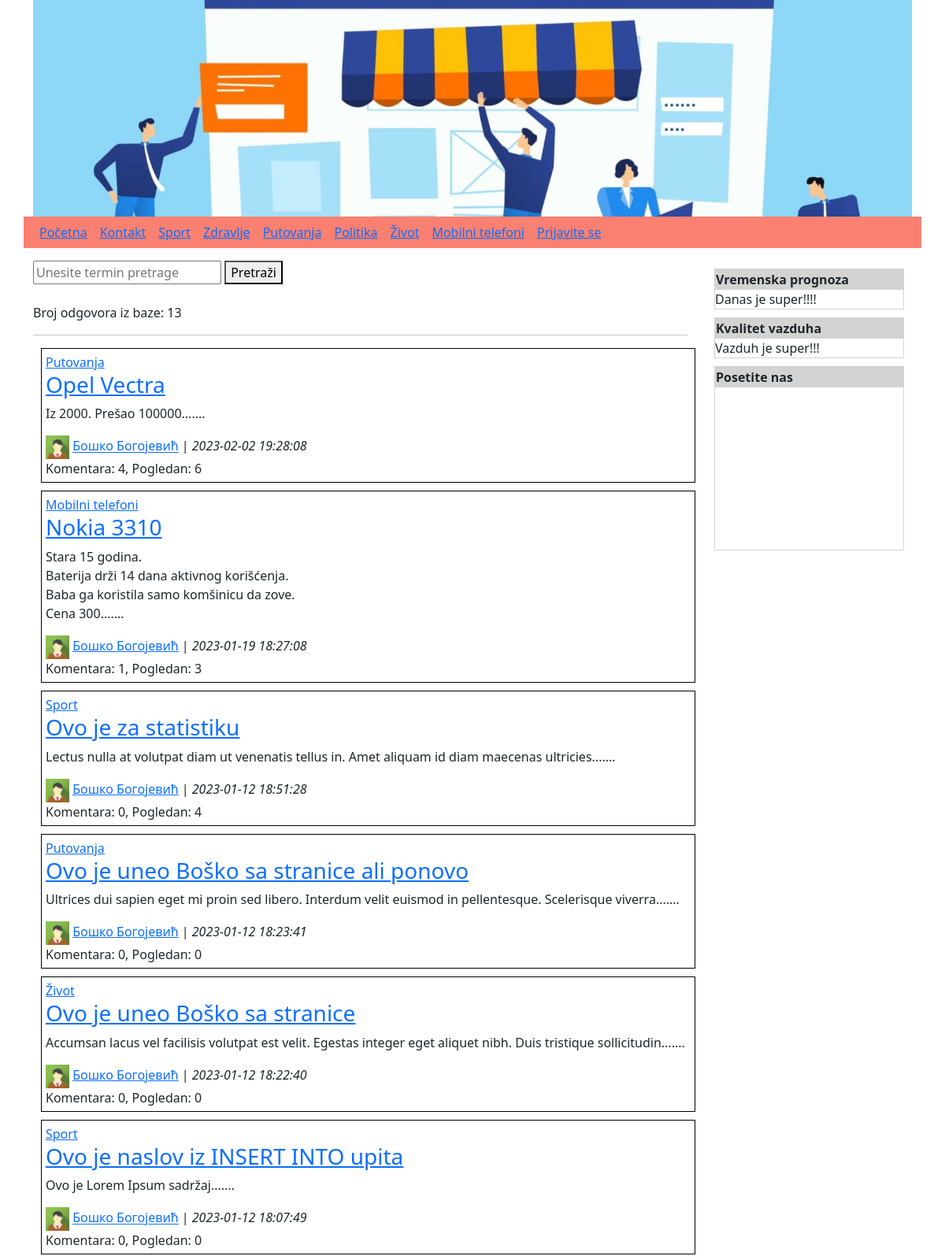
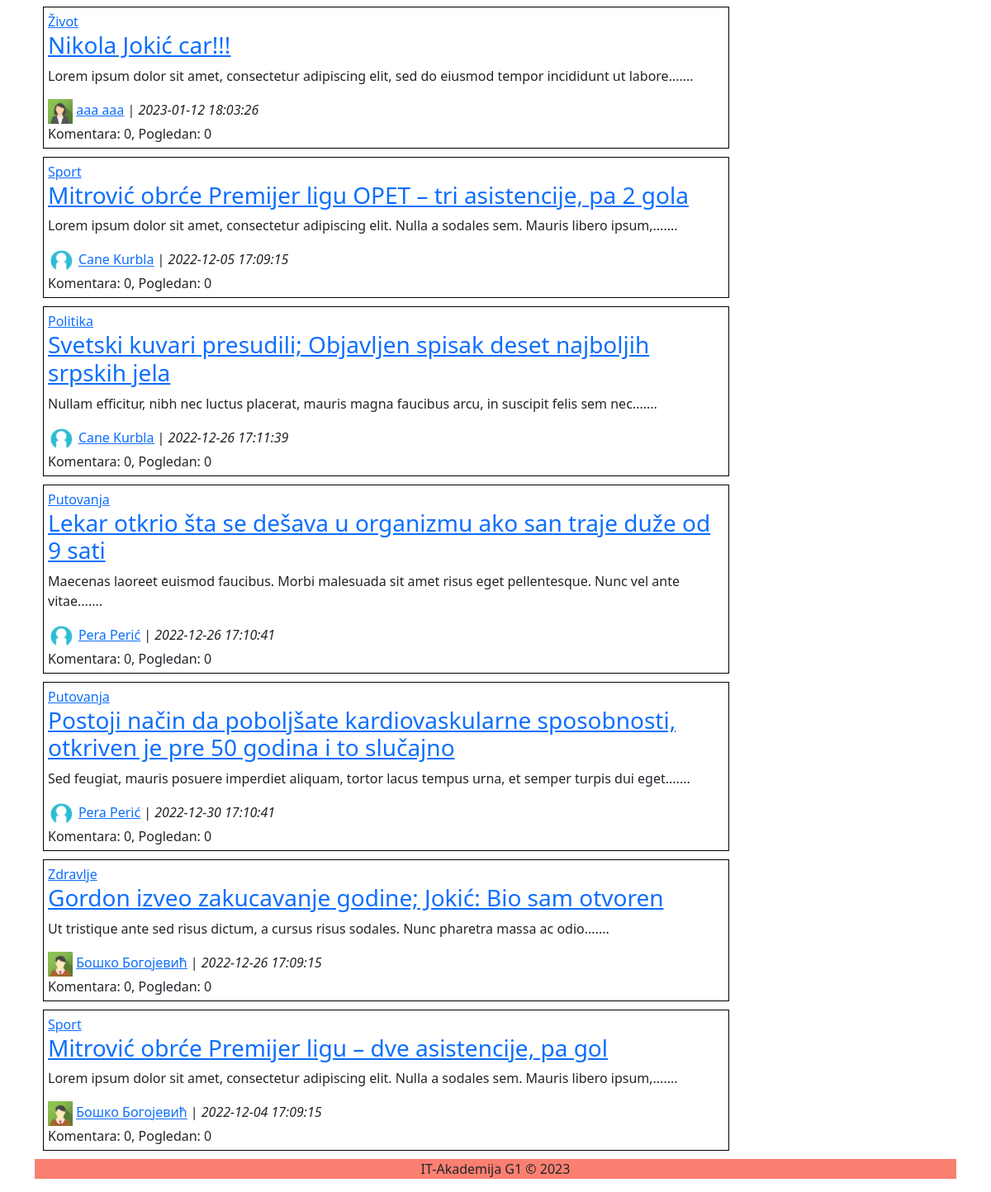
The page / on the database its author committed (2 pictures, top to bottom).
### tables this page shows
CREATE TABLE IF NOT EXISTS `kategorije` (
  `id` int(2) UNSIGNED NOT NULL AUTO_INCREMENT,
  `naziv` varchar(20) NOT NULL,
  PRIMARY KEY (`id`)
);

CREATE TABLE IF NOT EXISTS `proizvodi` (
  `id` int(10) UNSIGNED NOT NULL AUTO_INCREMENT,
  `naslov` varchar(200) NOT NULL,
  `tekst` text NOT NULL,
  `kategorija` int(3) NOT NULL,
  `autor` int(3) NOT NULL,
  `vremeK` timestamp NOT NULL DEFAULT CURRENT_TIMESTAMP,
  `vremeI` timestamp NULL DEFAULT NULL ON UPDATE CURRENT_TIMESTAMP,
  `obrisan` int(11) NOT NULL DEFAULT '0',
  `cena` int(5) DEFAULT NULL,
  `pogledan` int(5) NOT NULL DEFAULT '0',
  PRIMARY KEY (`id`)
);

### klase/classBaza.php (called while the page is built, shortened)
<?php
class Baza{
    private $db;
    public function connect(){
        $this->db=@mysqli_connect("localhost", "root", "", "g1");
        return $this->db;
    }
    public function query($upit){
        return mysqli_query($this->db, $upit);
    }
    public function fetch_assoc($rez){
        return mysqli_fetch_assoc($rez);
    }
    public function fetch_object($rez){
        return mysqli_fetch_object($rez);
    }
    public function num_rows($rez){
        return mysqli_num_rows($rez);
    }
}
?>

### funkcije.php (called while the page is built, shortened)
<?php
function login(){
    return false;
}
?>

### index.php (the view, shortened to what this page needs)
<?php
$db=new Baza();
?>
<!DOCTYPE html>
<html lang="en">
<head>
    <link href="css/style.css" rel="stylesheet">
    <link href="https://cdn.jsdelivr.net/npm/bootstrap@5.0.2/dist/css/bootstrap.min.css" rel="stylesheet">
</head>
<body>
    <div class="container">
        <?php require_once("_header.php");?>
        <?php require_once("_gornjimeni.php");?>
        <div class="row">
            <div class="col-9">
            <form action="index.php" method="post">
                <input type="text" name="termin" placeholder="Unesite termin pretrage">
                <button>Pretraži</button>
            </form>
            <br>
            <?php
            $upit="SELECT * FROM pogledproizvodi WHERE obrisan=0 ORDER BY id DESC";
            $rez=$db->query($upit);
            echo "Broj odgovora iz baze: ".$db->num_rows($rez)."<hr>";
            while($red=$db->fetch_assoc($rez)){
                echo "<div class='vest'>";
                echo "<div><a href='index.php?kategorija={$red['kategorija']}'>{$red['naziv']}</a></div>";
                echo "<div><h3><a href='proizvod.php?id={$red['id']}'>{$red['naslov']}</a></h3></div>";
                $tmp=explode(" ", $red['tekst']);
                $niz=array_slice($tmp, 0, 15);
                echo "<p>".nl2br(implode(" ", $niz)).".......</p>";
                $slika=(file_exists("avatars/".$red['autor'].".jpg"))?$red['autor'].".jpg":"_noavatar.jpg";
                echo "<div><img src='avatars/{$slika}' height='30px'> <u><a href='index.php?autor={$red['autor']}'>{$red['ime']} {$red['prezime']}</a></u> | <i>{$red['vremeK']}</i></div>";
                $upit="SELECT count(id) AS broj FROM komentari WHERE idProizvoda={$red['id']} AND odobren=1";
                $pomrez=$db->query($upit);
                $pomred=$db->fetch_object($pomrez);
                echo "Komentara: {$pomred->broj}, Pogledan: {$red['pogledan']}";
                echo "</div>";
            }
            ?>
            </div>
            <?php require_once("_desnimeni.php");?>
        </div>
        <?php require_once("_footer.php");?>
    </div>
</body>
</html>

### _header.php
<div class="row">
    <div class="col-12">
        <img src="images/how-to-set-up-an-online-store-1536x1152.jpg" width="100%" alt="">
    </div>
</div>

### _gornjimeni.php
<div class="row mb-3">
    <div class="col-12" style="background-color: salmon">
        <?php
        echo "<div class='link'><a href='index.php'>Početna</a></div>";
        echo "<div class='link'><a href='kontakt.php'>Kontakt</a></div>";
        $upit="SELECT * FROM kategorije";
        $rez=$db->query($upit);
        while($red=$db->fetch_assoc($rez))
            echo "<div class='link'><a href='index.php?kategorija={$red['id']}'>{$red['naziv']}</a></div>";
        if(login()){
            echo "<div class='link'><a href='odjava.php'>{$_SESSION['podaci']}</a></div>";
        }else
            echo "<div class='link'><a href='prijava.php'>Prijavite se</a></div>";
        ?>
    </div>
</div>

### _desnimeni.php (shortened to what this page needs)
<div class="col-3">
    <div class="okvir">
        <div class="naslovDesni">Vremenska prognoza</div>
        <div>Danas je super!!!!</div>
    </div>
    <div class="okvir">
        <div class="naslovDesni">Kvalitet vazduha</div>
        <div>Vazduh je super!!!</div>
    </div>
    <div class="okvir">
        <div class="naslovDesni">Posetite nas</div>
        <div><iframe src="https://www.google.com/maps/embed?pb=!1m18!1m12!1m3!1d2828.6758073065553!2d20.402537315152955!3d44.8485351790985!2m3!1f0!2f0!3f0!3m2!1i1024!2i768!4f13.1!3m3!1m2!1s0x475a65b17b627421%3A0x6d6130bffc362462!2sITAcademy!5e0!3m2!1ssr!2srs!4v1674156519244!5m2!1ssr!2srs" width="280" height="200" style="border:0;" allowfullscreen="" loading="lazy"></iframe></div>
    </div>
</div>

### _footer.php
<div class="row mb-3">
    <center>
        <div class="col-12" style="background-color: salmon">
            IT-Akademija G1 &copy; 2023
        </div>
    </center>
</div>

### css/style.css (style rules this page uses)
.vest { border:1px solid black; width: 100%; margin:10px; padding:5px; }
.link { display: inline-block; padding:5px; margin:3px; }
.okvir { border:1px solid lightgray; margin:10px; }
.naslovDesni { padding:1px; background-color: lightgray; font-weight: bold; }

### rows shown on the page
kategorije: naziv "Sport"
kategorije: naziv "Zdravlje"
kategorije: naziv "Putovanja"
kategorije: naziv "Politika"
kategorije: naziv "Život"
kategorije: naziv "Mobilni telefoni"
proizvodi: naziv "Putovanja", naslov "Opel Vectra", tekst "Iz 2000. Prešao 100000", ime "Бошко", prezime "Богојевић", vremeK "2023-02-02 19:28:08", broj "4", pogledan "6"
proizvodi: naziv "Mobilni telefoni", naslov "Nokia 3310", tekst "Stara 15 godina. Baterija drži 14 dana aktivnog korišćenja. Baba ga koristila samo komšinicu da zove. Cena 300", ime "Бошко", prezime "Богојевић", vremeK "2023-01-19 18:27:08", broj "1", pogledan "3"
proizvodi: naziv "Sport", naslov "Ovo je za statistiku", niz "Lectus nulla at volutpat diam ut venenatis tellus in. Amet aliquam id diam maecenas ultricies", ime "Бошко", prezime "Богојевић", vremeK "2023-01-12 18:51:28", broj "0", pogledan "4"
proizvodi: naziv "Putovanja", naslov "Ovo je uneo Boško sa stranice ali ponovo", niz "Ultrices dui sapien eget mi proin sed libero. Interdum velit euismod in pellentesque. Scelerisque viverra", ime "Бошко", prezime "Богојевић", vremeK "2023-01-12 18:23:41", broj "0", pogledan "0"
proizvodi: naziv "Život", naslov "Ovo je uneo Boško sa stranice", niz "Accumsan lacus vel facilisis volutpat est velit. Egestas integer eget aliquet nibh. Duis tristique sollicitudin", ime "Бошко", prezime "Богојевић", vremeK "2023-01-12 18:22:40", broj "0", pogledan "0"
proizvodi: naziv "Sport", naslov "Ovo je naslov iz INSERT INTO upita", tekst "Ovo je Lorem Ipsum sadržaj", ime "Бошко", prezime "Богојевић", vremeK "2023-01-12 18:07:49", broj "0", pogledan "0"
proizvodi: naziv "Život", naslov "Nikola Jokić car!!!", niz "Lorem ipsum dolor sit amet, consectetur adipiscing elit, sed do eiusmod tempor incididunt ut labore", shows a picture, ime "aaa", prezime "aaa", vremeK "2023-01-12 18:03:26", broj "0", pogledan "0"
proizvodi: naziv "Sport", naslov "Mitrović obrće Premijer ligu OPET – tri asistencije, pa 2 gola", niz "Lorem ipsum dolor sit amet, consectetur adipiscing elit. Nulla a sodales sem. Mauris libero ipsum,", ime "Cane", prezime "Kurbla", vremeK "2022-12-05 17:09:15", broj "0", pogledan "0"
proizvodi: naziv "Politika", naslov "Svetski kuvari presudili; Objavljen spisak deset najboljih srpskih jela", niz "Nullam efficitur, nibh nec luctus placerat, mauris magna faucibus arcu, in suscipit felis sem nec", ime "Cane", prezime "Kurbla", vremeK "2022-12-26 17:11:39", broj "0", pogledan "0"
proizvodi: naziv "Putovanja", naslov "Lekar otkrio šta se dešava u organizmu ako san traje duže od 9 sati", niz "Maecenas laoreet euismod faucibus. Morbi malesuada sit amet risus eget pellentesque. Nunc vel ante vitae", ime "Pera", prezime "Perić", vremeK "2022-12-26 17:10:41", broj "0", pogledan "0"
proizvodi: naziv "Putovanja", naslov "Postoji način da poboljšate kardiovaskularne sposobnosti, otkriven je pre 50 godina i to slučajno", niz "Sed feugiat, mauris posuere imperdiet aliquam, tortor lacus tempus urna, et semper turpis dui eget", ime "Pera", prezime "Perić", vremeK "2022-12-30 17:10:41", broj "0", pogledan "0"
proizvodi: naziv "Zdravlje", naslov "Gordon izveo zakucavanje godine; Jokić: Bio sam otvoren", niz "Ut tristique ante sed risus dictum, a cursus risus sodales. Nunc pharetra massa ac odio", ime "Бошко", prezime "Богојевић", vremeK "2022-12-26 17:09:15", broj "0", pogledan "0"
proizvodi: naziv "Sport", naslov "Mitrović obrće Premijer ligu – dve asistencije, pa gol", niz "Lorem ipsum dolor sit amet, consectetur adipiscing elit. Nulla a sodales sem. Mauris libero ipsum,", ime "Бошко", prezime "Богојевић", vremeK "2022-12-04 17:09:15", broj "0", pogledan "0"

### other values the page prints
$db->num_rows($rez) "13"
